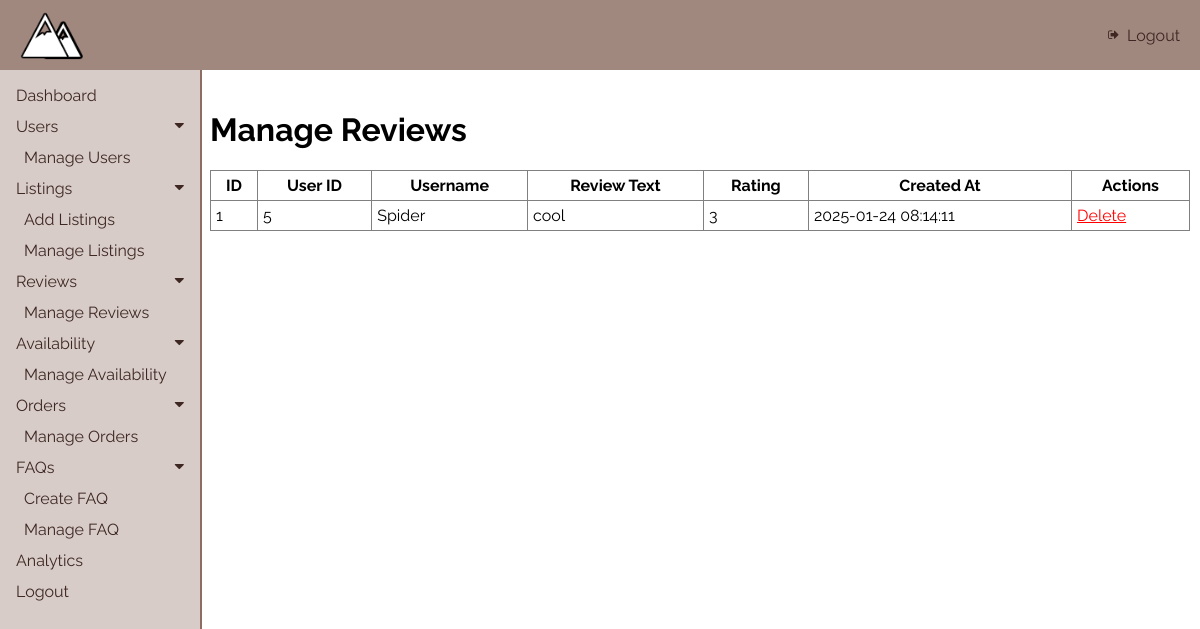
The page /admin/modules/review/manageReview.php on the database its author committed.
### tables this page shows
CREATE TABLE `reviews` (
  `id` int(11) NOT NULL,
  `user_id` int(11) NOT NULL,
  `username` varchar(255) NOT NULL,
  `review_text` text NOT NULL,
  `rating` int(11) NOT NULL,
  `created_at` timestamp NOT NULL DEFAULT current_timestamp()
);

### admin/modules/review/manageReview.php (the view, shortened to what this page needs)
<?php
include("../../config/config.php");
$query = "SELECT id, user_id, username, review_text, rating, created_at FROM reviews ORDER BY created_at DESC";
$result = $conn->query($query);
?>
<!DOCTYPE html>
<html lang="en">
<head>
  <link rel="stylesheet" href="https://cdnjs.cloudflare.com/ajax/libs/font-awesome/4.7.0/css/font-awesome.min.css">
  <link rel="stylesheet" type="text/css" href="<?php echo ADMIN_BASE_URL; ?>/../css/admin.css">
</head>
<body>
  <div class="topNav">
    <img src="<?php echo ADMIN_BASE_URL; ?>/img/icon.png" alt="Logo">
     <a href="../../../../mainpage.php">
      <i class="fa fa-sign-out" style="font-size: 12px;"></i> Logout
    </a>
  </div>
  <?php
    include '../../includes/sideNav.php';
  ?>
  <div class="main">
    <h1>Manage Reviews</h1>
    <?php if ($result->num_rows > 0): ?>
      <table border="1" cellpadding="5" cellspacing="0" style="width: 100%; font-family: 'Raleway', sans-serif; border-collapse: collapse;">
        <thead>
          <tr>
            <th>ID</th>
            <th>User ID</th>
            <th>Username</th>
            <th>Review Text</th>
            <th>Rating</th>
            <th>Created At</th>
            <th>Actions</th>
          </tr>
        </thead>
        <tbody>
          <?php while ($row = $result->fetch_assoc()): ?>
            <tr>
              <td><?php echo htmlspecialchars($row['id']); ?></td>
              <td><?php echo htmlspecialchars($row['user_id']); ?></td>
              <td><?php echo htmlspecialchars($row['username']); ?></td>
              <td><?php echo htmlspecialchars($row['review_text']); ?></td>
              <td><?php echo htmlspecialchars($row['rating']); ?></td>
              <td><?php echo htmlspecialchars($row['created_at']); ?></td>
              <td>
                <a href="?delete_id=<?php echo $row['id']; ?>" class="delete-button" style="color: red; text-decoration: underline;" onclick="return confirm('Are you sure you want to delete this review?');">Delete</a>
              </td>
            </tr>
          <?php endwhile; ?>
        </tbody>
      </table>
    <?php else: ?>
      <p>No reviews found.</p>
    <?php endif; ?>
  </div>
</body>
</html>

### admin/css/admin.css (style rules this page uses)
body { font-family: "Raleway", sans-serif; margin: 0; padding: 0; background-color: #fff; }
.topNav { position: fixed; display: flex; justify-content: space-between; align-items: center; background-color: #a1887f; color: #3e2723; padding: 10px 20px; position: fixed; top: 0; left: 0; width: 100%; z-index: 2; box-sizing: border-box; }
.topNav img { height: 50px; }
.topNav a { color: #3e2723; text-decoration: none; font-size: 16px; display: flex; align-items: center; }
.topNav .fa { margin-right: 8px; }
.main { margin-top: 70px; margin-left: 200px; padding: 20px 10px; background-color: #fff; }

### rows shown on the page
reviews: id "1", user "5", username "Spider", review_text "cool", rating "3", created_at "2025-01-24 08:14:11"
